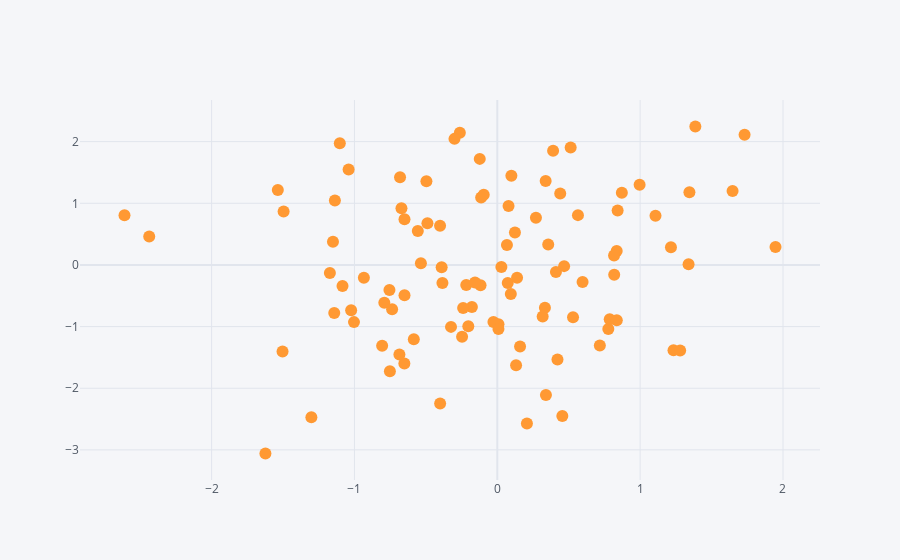

The cell this chart's notebook holds for it:
### Code cell
dataframe.iplot(kind='scatter', x='a',y="b", mode='markers')
